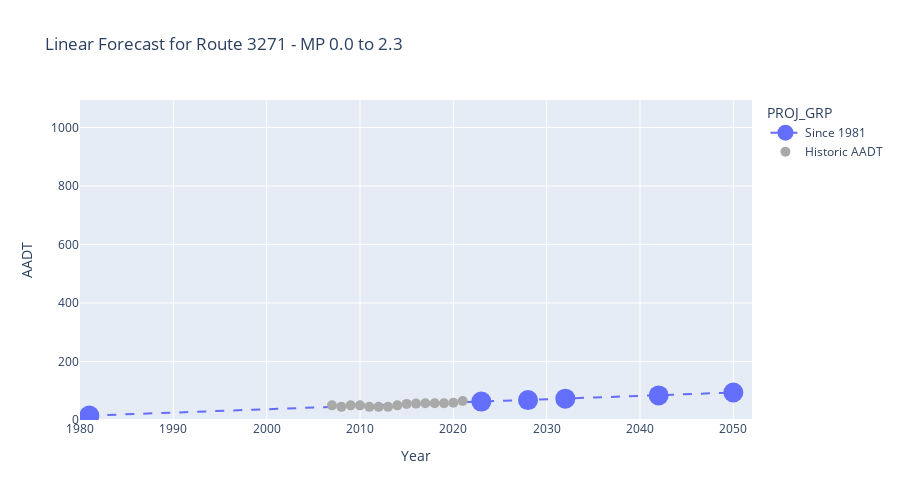

Notebook cell for this chart:
### Markdown cell above
Create interactive chart with assist from ChatGPT: https://chat.openai.com/share/496c1584-22b6-4c72-9815-395e11718907

### Code cell
# MAKE INTERACTIVE CHART

# Create a new column for segment info
dfLinF['SEGMENT'] = 'Route ' + dfLinF['ROUTE_ID'].str.lstrip('0') + ' - MP ' + dfLinF['FROM_MEASURE'].round(1).astype(str) + ' to ' + dfLinF['TO_MEASURE'].round(1).astype(str)
dfAadt['SEGMENT'] = 'Route ' + dfAadt['ROUTE_ID'].str.lstrip('0') + ' - MP ' + dfAadt['FROM_MEASURE'].round(1).astype(str) + ' to ' + dfAadt['TO_MEASURE'].round(1).astype(str)

# Create a dropdown widget for segment selection
segment_widget = widgets.Select(
    options=dfLinF['SEGMENT'].unique().tolist(),
    description='Segment:',
    disabled=False
)

projgrp_widget = widgets.SelectMultiple(
    options=dfLinF['PROJ_GRP'].unique(),
    description='Proj Groups:',
    disabled=False
)

# Display function
def plot_data(segment, projgrp):

    output.clear_output()
    global firstTime
   
    if firstTime:
        firstTime = False
    else:
        filtereddfLinF = dfLinF[(dfLinF['SEGMENT'] == segment) & (dfLinF['PROJ_GRP'].isin(projgrp))]
        filtereddfAadt = dfAadt[(dfAadt['SEGMENT'] == segment)]
        fig = px.line(filtereddfLinF, x='YEAR', y='LIN_FORECAST', color='PROJ_GRP',
                    title=f'Linear Forecast for {segment}',
                    labels={'LIN_FORECAST': 'AADT', 'YEAR': 'Year'},
                    markers=True) 
        fig.update_traces(line=dict(dash='dash'))
        fig.update_traces(marker=dict(size=20))
    
        # Adding the scatter plot from dfHistoricAADT
        fig.add_scatter(x=filtereddfAadt['YEAR'], y=filtereddfAadt['AADT'], mode='markers', 
                        marker=dict(size=10, color='darkgrey', symbol='circle'), name='Historic AADT')
        
        fig.update_layout(height=500)
        fig.update_xaxes(range=[1980, 2050+2])

        max_LinF = dfLinF[(dfLinF['SEGMENT'] == segment)]['LIN_FORECAST'].max()
        max_Aadt = filtereddfAadt['AADT'].max()
        overall_max = max(max_LinF, max_Aadt)
        fig.update_yaxes(range=[0,overall_max+1000])

        fig.show()
        
# to keep VS CODE from duplicating chart images use global firstTime
firstTime = True

# create output widget to display filtered DataFrame
output = widgets.Output()
hbox = widgets.HBox([segment_widget, projgrp_widget])

# create interactive widget
interactive_output = widgets.interactive_output(plot_data, {'segment': segment_widget, 'projgrp': projgrp_widget})

# Display a markdown heading
display(hbox)
display(interactive_output)
display(output)

### Figure 1 — Plotly figure (JSON) as saved in the notebook; plotly's stock layout.template omitted (floating-point values rounded to 4 significant figures)
{"data": [{"hovertemplate": "PROJ_GRP=Since 1981<br>Year=%{x}<br>AADT=%{y}<extra></extra>", "legendgroup": "Since 1981", "line": {"color": "#636efa", "dash": "dash"}, "marker": {"size": 20, "symbol": "circle"}, "mode": "markers+lines", "name": "Since 1981", "orientation": "v", "showlegend": true, "type": "scatter", "x": [1981, 2023, 2028, 2032, 2042, 2050], "xaxis": "x", "y": [15, 63, 68, 73, 84, 94], "yaxis": "y"}, {"marker": {"color": "darkgrey", "size": 10, "symbol": "circle"}, "mode": "markers", "name": "Historic AADT", "type": "scatter", "x": [2007, 2008, 2009, 2010, 2011, 2012, 2013, 2014, 2015, 2016, 2017, 2018, 2019, 2020, 2021], "y": [50, 45, 50, 50, 45, 45, 45, 50, 55, 56, 57, 57, 57, 59, 65]}], "layout": {"height": 500, "legend": {"title": {"text": "PROJ_GRP"}, "tracegroupgap": 0}, "title": {"text": "Linear Forecast for Route 3271 - MP 0.0 to 2.3"}, "xaxis": {"anchor": "y", "domain": [0, 1], "range": [1980, 2052], "title": {"text": "Year"}}, "yaxis": {"anchor": "x", "domain": [0, 1], "range": [0, 1094], "title": {"text": "AADT"}}}}
